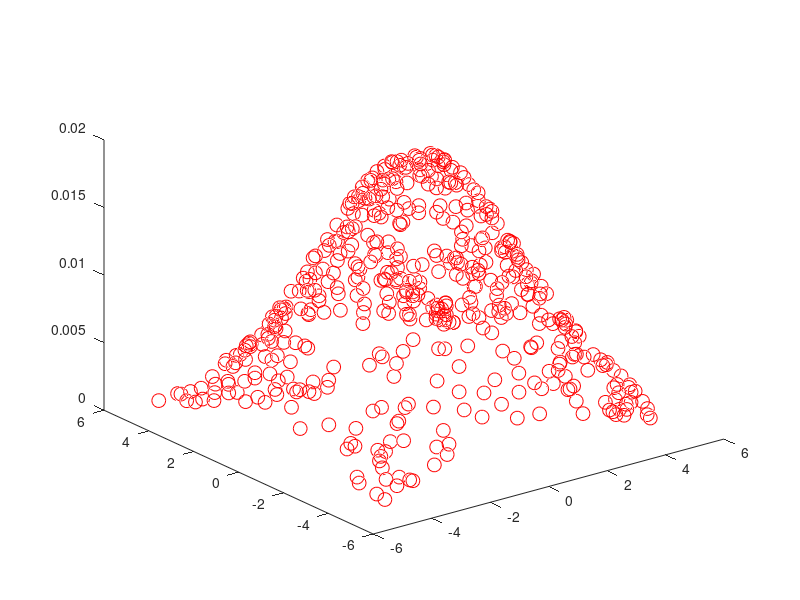

MATLAB code to generate this figure:
sum1=0;sum2=0;
n=500;
for i=1:n
   x(i,1)=-5+rand*10;
   x(i,2)=-5+rand*10;
   sum1=sum1+x(i,1);
   sum2=sum2+x(i,2);
   endfor
   x;
sum1=sum1/n;
sum2=sum2/n;
mean(:,1)=x(:,1)-sum1;
mean(:,2)=x(:,2)-sum2;
cov=1/(n-1)*mean'*mean
k=abs(det(cov));
k1=1/(((2*pi).^1)*((k.^0.5)));
for i=1:n
m=e^(-0.5*(mean(i,:)*inv(cov)*mean(i,:)'))
z(i)=k1*m;
endfor
plot3(x(:,1),x(:,2),z,'ro','MarkerSize',10);
